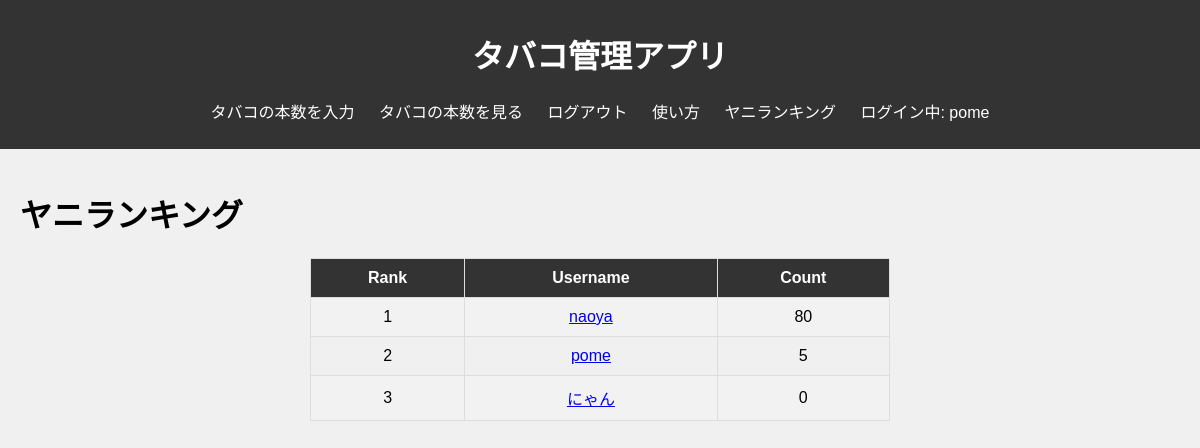
The app's page /ranking (signed in) with its own data.
### app.py (models this page shows, shortened)
class User(UserMixin, db.Model):
    id = db.Column(db.Integer, primary_key=True)
    username = db.Column(db.String(64), index=True, unique=True)
    password_hash = db.Column(db.String(128))

### app.py (the view)
@app.route("/ranking")
def ranking():
    user_counts = (
        db.session.query(Record.user_id, db.func.sum(Record.count)).group_by(Record.user_id).all()
    )
    sorted_counts = sorted(user_counts, key=lambda x: x[1], reverse=True)
    user_ids = [user_id for user_id, _ in sorted_counts]
    users_without_records = User.query.filter(User.id.notin_(user_ids)).all()
    for user in users_without_records:
        sorted_counts.append((user.id, 0))
    ranked_counts = [
        (rank, user_id, count) for rank, (user_id, count) in enumerate(sorted_counts, start=1)
    ]
    return render_template("ranking.html", ranked_counts=ranked_counts, User=User)

### app.py (called while the page is built)
@login_manager.user_loader
def load_user(user_id):
    return User.query.get(int(user_id))

### templates/ranking.html
{% extends "base.html" %} {% block content %}
<h1>ヤニランキング</h1>
<table>
  <tr>
    <th>Rank</th>
    <th>Username</th>
    <th>Count</th>
  </tr>
  {% for rank, user_id, count in ranked_counts %}
  <tr>
    <td>{{ rank }}</td>
    <td><a href="{{ url_for('home', user_id=user_id) }}">{{ User.query.get(user_id).username }}</a></td>
    <td>{{ count if count is not none else 0 }}</td>
  </tr>
  {% endfor %}
</table>
{% endblock %}

### templates/base.html (shortened to what this page needs)
<!DOCTYPE html>
<html lang="ja">
  <head>
    <link
      rel="stylesheet"
      href="{{ url_for('static', filename='style.css') }}"
    />
  </head>
  <body>
    <header>
      <h1>タバコ管理アプリ</h1>
      <nav>
        <ul>
          <li><a href="{{ url_for('input') }}">タバコの本数を入力</a></li>
          <li><a href="{{ url_for('home') }}">タバコの本数を見る</a></li>
          <li><a href="{{ url_for('logout') }}">ログアウト</a></li>
          <li><a href="{{ url_for('usage') }}">使い方</a></li>
          <li><a href="{{ url_for('ranking') }}">ヤニランキング</a></li>
          {% if current_user.username %}
          <li>ログイン中: {{ current_user.username }}</li>
          {%endif%}
        </ul>
      </nav>
    </header>
    <main>{% block content %} {% endblock %}</main>
  </body>
</html>

### static/style.css (style rules this page uses)
body { font-family: Arial, sans-serif; margin: 0; padding: 0; background-color: #f0f0f0; }
header { background-color: #333; color: white; padding: 10px 0; text-align: center; }
nav ul { list-style-type: none; padding: 0; }
nav ul li { display: inline; margin: 0 10px; }
nav ul li a { color: white; text-decoration: none; }
main { padding: 20px; }
table { width: auto; min-width: 50%; border-collapse: collapse; margin: 0 auto; text-align: center; }
table th, table td { border: 1px solid #ddd; padding: 10px; }
table th { background-color: #333; color: white; }
table tr:nth-child(even) { background-color: #f2f2f2; }

### records on screen
User: username "pome", query.get "pome"
User: query.get "naoya"
User: query.get "にゃん"

### other values on screen
{{ rank }} "1" "2" "3"
{{ count if count is not none else 0 }} "80" "5" "0"
